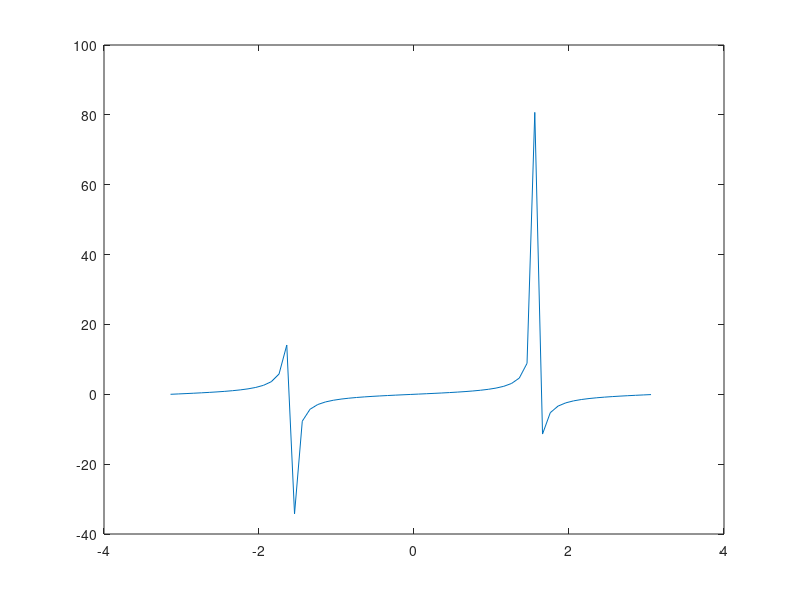

The MATLAB script that drew this image: (Note: this script raises an error after producing the figure.)
x = [-pi : 0.1 : pi];
plot(x, tan(x))

syms x
ezplot(tan(x), [-pi pi])



[x, y] = meshgrid(-pi : 0.1 : pi);
surf(x, y, tan(x) .* sec(y))

syms x y
ezsurf(tan(x) * sec(y))